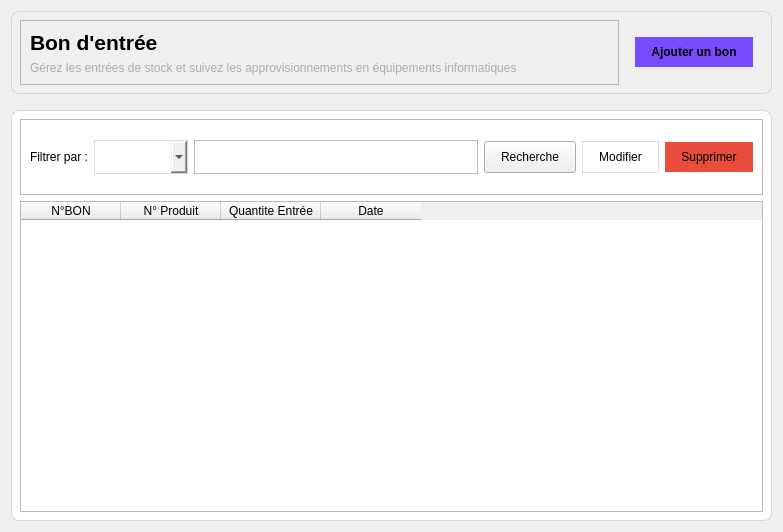
<?xml version="1.0" encoding="UTF-8"?>
<ui version="4.0">
 <class>entryWidget</class>
 <widget class="QWidget" name="entryWidget">
  <property name="geometry">
   <rect>
    <x>0</x>
    <y>0</y>
    <width>783</width>
    <height>532</height>
   </rect>
  </property>
  <property name="windowTitle">
   <string>Form</string>
  </property>
  <property name="styleSheet">
   <string notr="true">
#middle{
border-radius : 8px;
border : 1px solid rgba(171, 173, 174, 40%); 
background-color : #fff;
}
#description{
color : #abadae
}

#searchBar{

border-radius : 8px;
padding : 50px;
border : 1px solid rgba(171, 173, 174, 40%);

}
 #pageName , #add {
font-weight : bold;
background : transparent;
}
QPushButton , QComboBox{
padding : 8px 16px;
}




</string>
  </property>
  <layout class="QVBoxLayout" name="verticalLayout">
   <property name="spacing">
    <number>16</number>
   </property>
   <item>
    <widget class="QWidget" name="searchBar" native="true">
     <property name="sizePolicy">
      <sizepolicy hsizetype="Preferred" vsizetype="Preferred">
       <horstretch>0</horstretch>
       <verstretch>0</verstretch>
      </sizepolicy>
     </property>
     <property name="styleSheet">
      <string notr="true"/>
     </property>
     <layout class="QHBoxLayout" name="horizontalLayout">
      <item>
       <widget class="QFrame" name="frame_2">
        <property name="frameShape">
         <enum>QFrame::Shape::StyledPanel</enum>
        </property>
        <property name="frameShadow">
         <enum>QFrame::Shadow::Raised</enum>
        </property>
        <layout class="QVBoxLayout" name="verticalLayout_3">
         <item>
          <widget class="QLabel" name="pageName">
           <property name="sizePolicy">
            <sizepolicy hsizetype="Expanding" vsizetype="Preferred">
             <horstretch>0</horstretch>
             <verstretch>0</verstretch>
            </sizepolicy>
           </property>
           <property name="font">
            <font>
             <pointsize>16</pointsize>
             <bold>true</bold>
            </font>
           </property>
           <property name="styleSheet">
            <string notr="true"/>
           </property>
           <property name="text">
            <string>Bon d'entrée</string>
           </property>
          </widget>
         </item>
         <item>
          <widget class="QLabel" name="description">
           <property name="text">
            <string>Gérez les entrées de stock et suivez les approvisionnements en équipements informatiques</string>
           </property>
          </widget>
         </item>
        </layout>
       </widget>
      </item>
      <item>
       <widget class="QFrame" name="add">
        <property name="sizePolicy">
         <sizepolicy hsizetype="Minimum" vsizetype="Minimum">
          <horstretch>0</horstretch>
          <verstretch>0</verstretch>
         </sizepolicy>
        </property>
        <property name="styleSheet">
         <string notr="true"/>
        </property>
        <property name="frameShape">
         <enum>QFrame::Shape::StyledPanel</enum>
        </property>
        <property name="frameShadow">
         <enum>QFrame::Shadow::Raised</enum>
        </property>
        <layout class="QHBoxLayout" name="horizontalLayout_2">
         <item>
          <widget class="QPushButton" name="btnAdd">
           <property name="styleSheet">
            <string notr="true">background-color : #774cff;
font : bold;
border : none;</string>
           </property>
           <property name="text">
            <string>Ajouter un bon</string>
           </property>
           <property name="icon">
            <iconset theme="QIcon::ThemeIcon::ListAdd"/>
           </property>
           <property name="iconSize">
            <size>
             <width>12</width>
             <height>12</height>
            </size>
           </property>
          </widget>
         </item>
        </layout>
       </widget>
      </item>
     </layout>
    </widget>
   </item>
   <item>
    <widget class="QWidget" name="middle" native="true">
     <layout class="QVBoxLayout" name="verticalLayout_2">
      <item>
       <widget class="QFrame" name="frame">
        <property name="styleSheet">
         <string notr="true"/>
        </property>
        <property name="frameShape">
         <enum>QFrame::Shape::StyledPanel</enum>
        </property>
        <property name="frameShadow">
         <enum>QFrame::Shadow::Raised</enum>
        </property>
        <layout class="QHBoxLayout" name="horizontalLayout_5">
         <property name="topMargin">
          <number>20</number>
         </property>
         <property name="bottomMargin">
          <number>20</number>
         </property>
         <item>
          <widget class="QLabel" name="label_2">
           <property name="text">
            <string>Filtrer par :</string>
           </property>
          </widget>
         </item>
         <item>
          <widget class="QComboBox" name="searchChoice">
           <property name="styleSheet">
            <string notr="true">border : 1px solid rgba(171, 173, 174, 40%);</string>
           </property>
          </widget>
         </item>
         <item>
          <widget class="QLineEdit" name="searchInput">
           <property name="styleSheet">
            <string notr="true">padding : 8px 16px;
border : 1px solid rgba(171, 173, 174, 80%); background-color : #fff;</string>
           </property>
          </widget>
         </item>
         <item>
          <widget class="QPushButton" name="btnSearch">
           <property name="styleSheet">
            <string notr="true"/>
           </property>
           <property name="text">
            <string>Recherche</string>
           </property>
           <property name="icon">
            <iconset theme="QIcon::ThemeIcon::EditFind"/>
           </property>
           <property name="iconSize">
            <size>
             <width>12</width>
             <height>12</height>
            </size>
           </property>
          </widget>
         </item>
         <item>
          <widget class="QPushButton" name="btnEdit">
           <property name="styleSheet">
            <string notr="true">border : 1px solid rgba(171, 173, 174, 40%);</string>
           </property>
           <property name="text">
            <string>Modifier</string>
           </property>
           <property name="icon">
            <iconset theme="QIcon::ThemeIcon::MailMessageNew"/>
           </property>
           <property name="iconSize">
            <size>
             <width>12</width>
             <height>12</height>
            </size>
           </property>
          </widget>
         </item>
         <item>
          <widget class="QPushButton" name="btnDelete">
           <property name="styleSheet">
            <string notr="true">background :#e74c3c;
border : none
</string>
           </property>
           <property name="text">
            <string>Supprimer</string>
           </property>
           <property name="icon">
            <iconset theme="QIcon::ThemeIcon::EditDelete"/>
           </property>
           <property name="iconSize">
            <size>
             <width>12</width>
             <height>12</height>
            </size>
           </property>
          </widget>
         </item>
        </layout>
       </widget>
      </item>
      <item>
       <widget class="QTableWidget" name="entryTable">
        <property name="styleSheet">
         <string notr="true"/>
        </property>
        <property name="selectionBehavior">
         <enum>QAbstractItemView::SelectionBehavior::SelectRows</enum>
        </property>
        <attribute name="verticalHeaderVisible">
         <bool>false</bool>
        </attribute>
        <column>
         <property name="text">
          <string>N°BON</string>
         </property>
        </column>
        <column>
         <property name="text">
          <string>N° Produit</string>
         </property>
        </column>
        <column>
         <property name="text">
          <string>Quantite Entrée</string>
         </property>
        </column>
        <column>
         <property name="text">
          <string>Date</string>
         </property>
        </column>
       </widget>
      </item>
     </layout>
    </widget>
   </item>
  </layout>
 </widget>
 <resources/>
 <connections/>
</ui>
